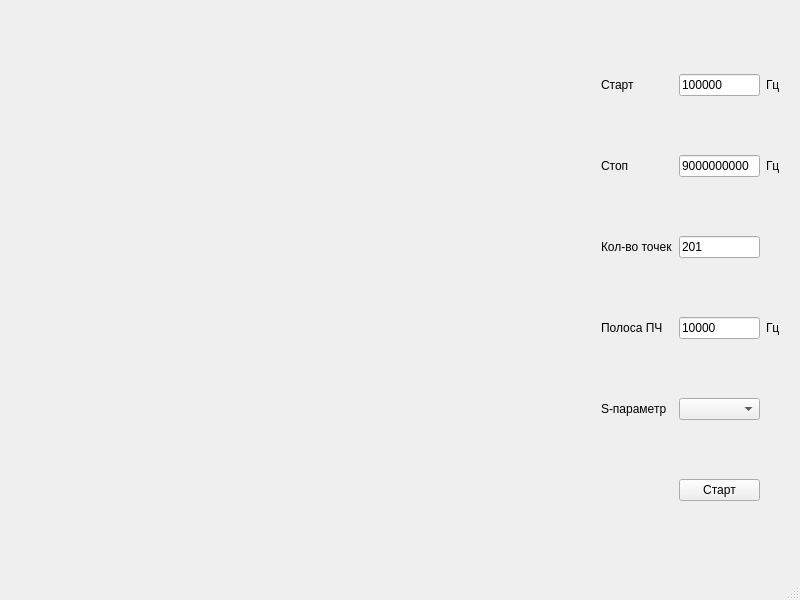
<?xml version="1.0" encoding="UTF-8"?>
<ui version="4.0">
 <class>MainWindow</class>
 <widget class="QMainWindow" name="MainWindow">
  <property name="geometry">
   <rect>
    <x>0</x>
    <y>0</y>
    <width>800</width>
    <height>600</height>
   </rect>
  </property>
  <property name="minimumSize">
   <size>
    <width>800</width>
    <height>600</height>
   </size>
  </property>
  <property name="maximumSize">
   <size>
    <width>800</width>
    <height>600</height>
   </size>
  </property>
  <property name="windowTitle">
   <string>S2VNA Charts</string>
  </property>
  <widget class="QWidget" name="centralWidget">
   <widget class="QWidget" name="gridLayoutWidget">
    <property name="geometry">
     <rect>
      <x>590</x>
      <y>10</y>
      <width>201</width>
      <height>561</height>
     </rect>
    </property>
    <layout class="QGridLayout" name="gridLayout">
     <item row="3" column="0">
      <widget class="QLabel" name="label_11">
       <property name="text">
        <string>Полоса ПЧ</string>
       </property>
      </widget>
     </item>
     <item row="3" column="1">
      <widget class="QLineEdit" name="lineEdit_bwidth">
       <property name="text">
        <string>10000</string>
       </property>
      </widget>
     </item>
     <item row="3" column="2">
      <widget class="QLabel" name="label_12">
       <property name="text">
        <string>Гц</string>
       </property>
      </widget>
     </item>
     <item row="2" column="1">
      <widget class="QLineEdit" name="lineEdit_point">
       <property name="text">
        <string>201</string>
       </property>
      </widget>
     </item>
     <item row="4" column="1">
      <widget class="QComboBox" name="comboBox_Sparam">
       <property name="contextMenuPolicy">
        <enum>Qt::ActionsContextMenu</enum>
       </property>
       <property name="toolTip">
        <string/>
       </property>
      </widget>
     </item>
     <item row="4" column="0">
      <widget class="QLabel" name="label_8">
       <property name="text">
        <string>S-параметр</string>
       </property>
      </widget>
     </item>
     <item row="2" column="0">
      <widget class="QLabel" name="label_7">
       <property name="text">
        <string>Кол-во точек</string>
       </property>
      </widget>
     </item>
     <item row="0" column="0">
      <widget class="QLabel" name="label_2">
       <property name="text">
        <string>Старт</string>
       </property>
      </widget>
     </item>
     <item row="1" column="1">
      <widget class="QLineEdit" name="lineEdit_stop">
       <property name="text">
        <string>9000000000</string>
       </property>
      </widget>
     </item>
     <item row="1" column="0">
      <widget class="QLabel" name="label_3">
       <property name="text">
        <string>Стоп</string>
       </property>
      </widget>
     </item>
     <item row="1" column="2">
      <widget class="QLabel" name="label_4">
       <property name="text">
        <string>Гц</string>
       </property>
      </widget>
     </item>
     <item row="0" column="1">
      <widget class="QLineEdit" name="lineEdit_start">
       <property name="text">
        <string>100000</string>
       </property>
      </widget>
     </item>
     <item row="0" column="2">
      <widget class="QLabel" name="label">
       <property name="text">
        <string>Гц</string>
       </property>
      </widget>
     </item>
     <item row="5" column="1">
      <widget class="QPushButton" name="pushButton">
       <property name="text">
        <string>Старт</string>
       </property>
      </widget>
     </item>
    </layout>
   </widget>
   <widget class="QWidget" name="gridLayoutWidget_2">
    <property name="geometry">
     <rect>
      <x>10</x>
      <y>10</y>
      <width>571</width>
      <height>561</height>
     </rect>
    </property>
    <layout class="QGridLayout" name="gridLayout_chart"/>
   </widget>
  </widget>
  <widget class="QStatusBar" name="statusBar"/>
 </widget>
 <layoutdefault spacing="6" margin="11"/>
 <tabstops>
  <tabstop>lineEdit_start</tabstop>
  <tabstop>lineEdit_stop</tabstop>
  <tabstop>lineEdit_point</tabstop>
  <tabstop>lineEdit_bwidth</tabstop>
  <tabstop>comboBox_Sparam</tabstop>
  <tabstop>pushButton</tabstop>
 </tabstops>
 <resources/>
 <connections/>
</ui>
